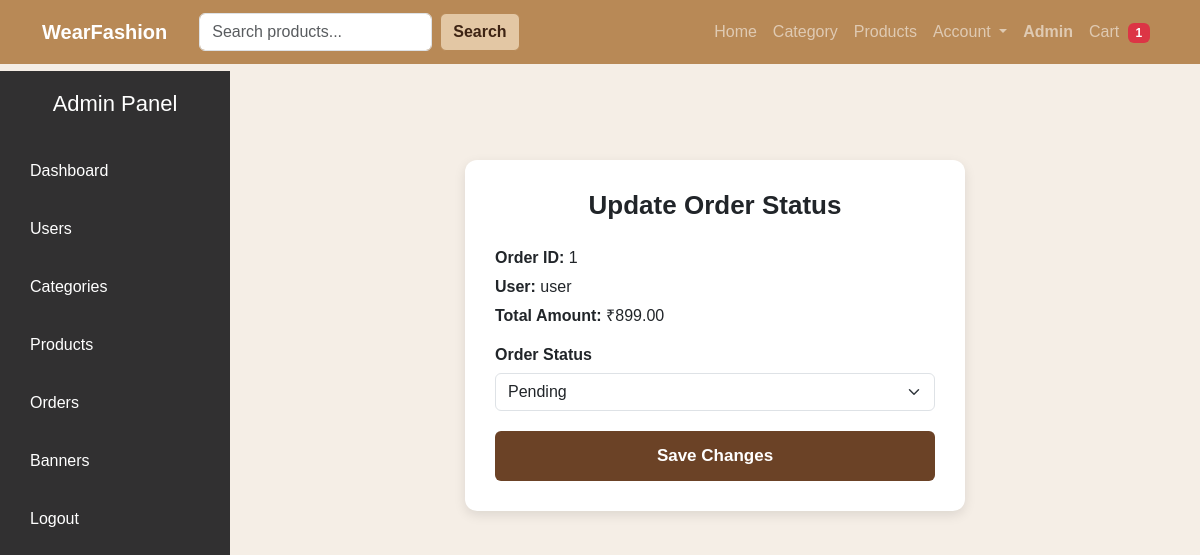
Screenshot of /admin-orders/update/1/ (signed in) with the database file from the repository.
### app/models.py (models this page shows, shortened)
class Order(models.Model):
    STATUS_CHOICES = [
        ('pending', 'Pending'),
        ('completed', 'Completed'),
        ('cancelled', 'Cancelled'),
    ]
    user = models.ForeignKey(settings.AUTH_USER_MODEL, on_delete=models.CASCADE)
    created_at = models.DateTimeField(default=timezone.now)
    status = models.CharField(max_length=20, choices=STATUS_CHOICES, default='pending')
    total_amount = models.DecimalField(max_digits=10, decimal_places=2, default=0)

### app/views.py (the view)
# urls.py: path("admin-orders/update/<int:order_id>/", views.update_order_status, name="update_order_status"),
@login_required
def update_order_status(request, order_id):
    if not request.user.is_staff:
        return redirect("profile")
    order = Order.objects.get(id=order_id)
    if request.method == "POST":
        new_status = request.POST.get("status")
        order.status = new_status
        order.save()
        return redirect("admin_orders")
    return render(request, "update_order_status.html", {"order": order})

### app/context_processors.py (called while the page is built)
def cart_count(request):
    if request.user.is_authenticated:
        return {
            'cart_count': CartItem.objects.filter(user=request.user).count()
        }
    return {'cart_count': 0}

### app/templates/update_order_status.html (shortened to what this page needs)
{% extends "admin_base.html" %}
{% block admin_content %}
<div class="update-wrapper">
    <div class="update-card">
        <h2>Update Order Status</h2>
        <div class="update-details">
            <p><strong>Order ID:</strong> {{ order.id }}</p>
            <p><strong>User:</strong> {{ order.user.username }}</p>
            <p><strong>Total Amount:</strong> ₹{{ order.total_amount }}</p>
        </div>
        <form method="POST">
            <label class="update-label">Order Status</label>
            <select name="status" class="form-select">
                <option value="pending" {% if order.status == "pending" %}selected{% endif %}>Pending</option>
            </select>
            <button class="save-btn">Save Changes</button>
        </form>
    </div>
</div>
{% endblock %}

### app/templates/base.html (style rules this page uses)
:root { --cream: #f5eee6; --beige: #e3c7a4; --golden: #b88956; --brown: #6b4226; --darkbrown: #3d2313; }
body { background: var(--cream); margin: 0; font-family: Arial, sans-serif; }
button, .btn-order { background: var(--brown) !important; color: white !important; border-radius: 6px; }

### app/templates/update_order_status.html (style rules this page uses)
.update-wrapper { display: flex; justify-content: center; margin-top: 40px; }
.update-card { width: 500px; background: white; padding: 30px; border-radius: 12px; box-shadow: 0px 4px 12px rgba(0,0,0,0.1); }
.update-card h2 { text-align: center; margin-bottom: 25px; font-size: 26px; font-weight: bold; }
.update-details p { margin: 5px 0; font-size: 16px; }
.update-label { font-weight: 600; display: block; margin-top: 15px; margin-bottom: 6px; }
.save-btn { width: 100%; padding: 12px; background: #0d6efd; color: white; border: none; border-radius: 6px; font-size: 17px; cursor: pointer; font-weight: 600; margin-top: 20px; }

### rows the page displays
Order: id "1", user.username "user", total_amount "899.00", status "Pending"

### other values shown
{{ cart_count }} "1"
